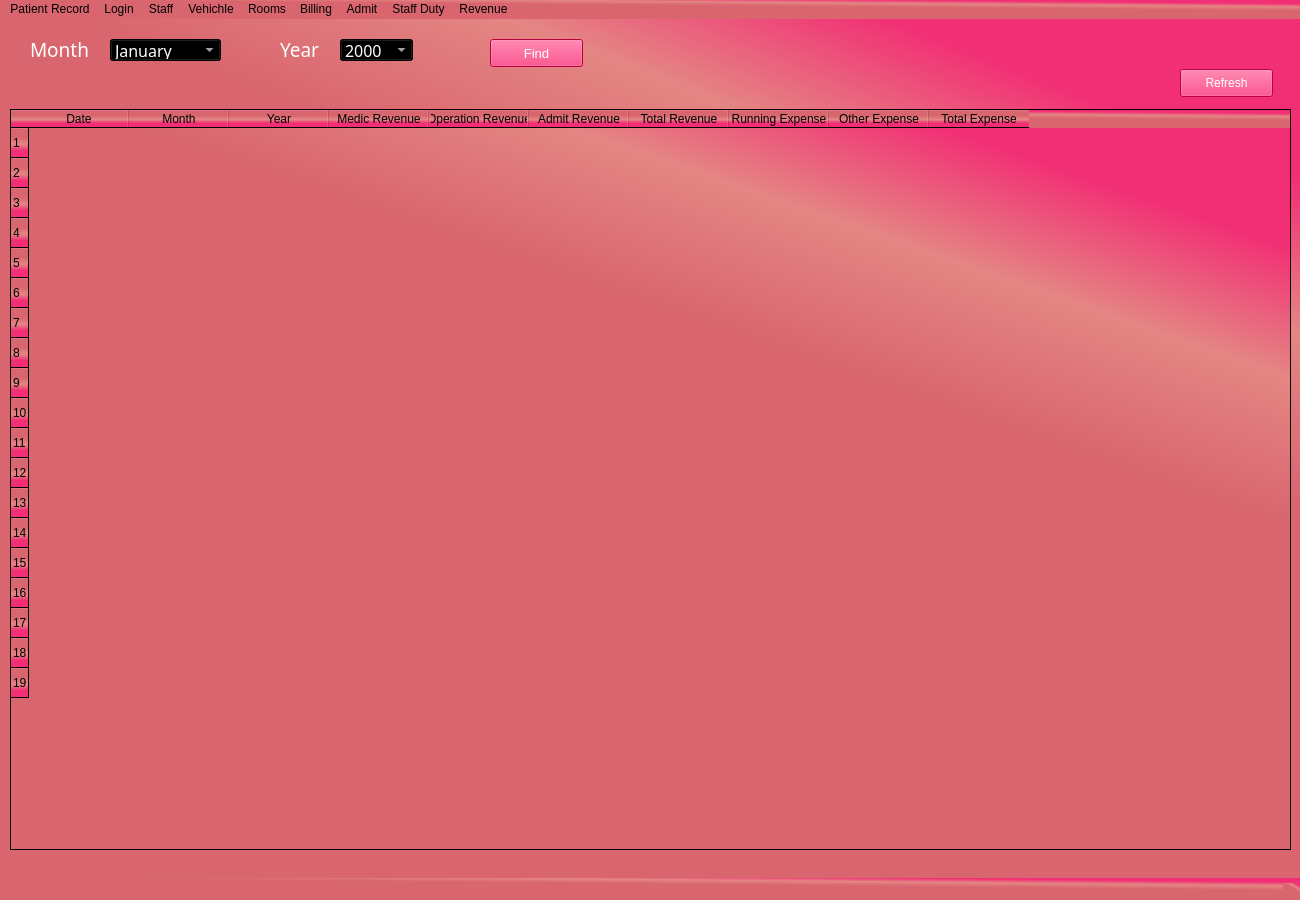
<?xml version="1.0" encoding="UTF-8"?>
<ui version="4.0">
 <class>MainWindow</class>
 <widget class="QMainWindow" name="MainWindow">
  <property name="geometry">
   <rect>
    <x>0</x>
    <y>0</y>
    <width>1300</width>
    <height>900</height>
   </rect>
  </property>
  <property name="windowTitle">
   <string>MainWindow</string>
  </property>
  <property name="styleSheet">
   <string notr="true">background-color: rgba(255, 255, 255, 0);background-color: rgb(159, 0, 79);
background-color: qlineargradient(spread:pad, x1:0.632, y1:0.613, x2:1, y2:0, stop:0.328358 rgba(217, 102, 111, 255), stop:0.562189 rgba(228, 134, 131, 255), stop:0.776119 rgba(242, 46, 117, 255));</string>
  </property>
  <widget class="QWidget" name="MainWidget">
   <widget class="QLabel" name="MonthLabel">
    <property name="geometry">
     <rect>
      <x>30</x>
      <y>20</y>
      <width>71</width>
      <height>21</height>
     </rect>
    </property>
    <property name="font">
     <font>
      <family>Mongolian Baiti</family>
      <pointsize>14</pointsize>
      <weight>50</weight>
      <italic>false</italic>
      <bold>false</bold>
     </font>
    </property>
    <property name="styleSheet">
     <string notr="true">background-color: rgba(255, 255, 255, 0);font: 14pt &quot;Mongolian Baiti&quot;;
color: rgb(255, 255, 255);</string>
    </property>
    <property name="text">
     <string>Month</string>
    </property>
   </widget>
   <widget class="QComboBox" name="MonthCombo">
    <property name="geometry">
     <rect>
      <x>110</x>
      <y>20</y>
      <width>111</width>
      <height>22</height>
     </rect>
    </property>
    <property name="font">
     <font>
      <family>Mongolian Baiti</family>
      <pointsize>12</pointsize>
      <weight>50</weight>
      <italic>false</italic>
      <bold>false</bold>
     </font>
    </property>
    <property name="styleSheet">
     <string notr="true">font: 12pt &quot;Mongolian Baiti&quot;;
color: rgb(255, 255, 255);
selection-background-color: rgb(255, 6, 93);</string>
    </property>
    <item>
     <property name="text">
      <string>January</string>
     </property>
    </item>
    <item>
     <property name="text">
      <string>February</string>
     </property>
    </item>
    <item>
     <property name="text">
      <string>March</string>
     </property>
    </item>
    <item>
     <property name="text">
      <string>April</string>
     </property>
    </item>
    <item>
     <property name="text">
      <string>May</string>
     </property>
    </item>
    <item>
     <property name="text">
      <string>June</string>
     </property>
    </item>
    <item>
     <property name="text">
      <string>July</string>
     </property>
    </item>
    <item>
     <property name="text">
      <string>August</string>
     </property>
    </item>
    <item>
     <property name="text">
      <string>September</string>
     </property>
    </item>
    <item>
     <property name="text">
      <string>October</string>
     </property>
    </item>
    <item>
     <property name="text">
      <string>November</string>
     </property>
    </item>
    <item>
     <property name="text">
      <string>December</string>
     </property>
    </item>
   </widget>
   <widget class="QLabel" name="YearLabel">
    <property name="geometry">
     <rect>
      <x>280</x>
      <y>20</y>
      <width>55</width>
      <height>21</height>
     </rect>
    </property>
    <property name="font">
     <font>
      <family>Mongolian Baiti</family>
      <pointsize>14</pointsize>
      <weight>50</weight>
      <italic>false</italic>
      <bold>false</bold>
     </font>
    </property>
    <property name="styleSheet">
     <string notr="true">background-color: rgba(255, 255, 255, 0);font: 14pt &quot;Mongolian Baiti&quot;;
color: rgb(255, 255, 255);</string>
    </property>
    <property name="text">
     <string>Year</string>
    </property>
   </widget>
   <widget class="QComboBox" name="YearCombo">
    <property name="geometry">
     <rect>
      <x>340</x>
      <y>20</y>
      <width>73</width>
      <height>22</height>
     </rect>
    </property>
    <property name="font">
     <font>
      <family>Mongolian Baiti</family>
      <pointsize>12</pointsize>
      <weight>50</weight>
      <italic>false</italic>
      <bold>false</bold>
     </font>
    </property>
    <property name="styleSheet">
     <string notr="true">font: 12pt &quot;Mongolian Baiti&quot;;
color: rgb(255, 255, 255);
selection-background-color: rgb(255, 6, 93);</string>
    </property>
    <item>
     <property name="text">
      <string>2000</string>
     </property>
    </item>
    <item>
     <property name="text">
      <string>2001</string>
     </property>
    </item>
    <item>
     <property name="text">
      <string>2002</string>
     </property>
    </item>
    <item>
     <property name="text">
      <string>2003</string>
     </property>
    </item>
    <item>
     <property name="text">
      <string>2004</string>
     </property>
    </item>
    <item>
     <property name="text">
      <string>2005</string>
     </property>
    </item>
    <item>
     <property name="text">
      <string>2006</string>
     </property>
    </item>
    <item>
     <property name="text">
      <string>2007</string>
     </property>
    </item>
    <item>
     <property name="text">
      <string>2008</string>
     </property>
    </item>
    <item>
     <property name="text">
      <string>2009</string>
     </property>
    </item>
    <item>
     <property name="text">
      <string>2010</string>
     </property>
    </item>
    <item>
     <property name="text">
      <string>2011</string>
     </property>
    </item>
    <item>
     <property name="text">
      <string>2012</string>
     </property>
    </item>
    <item>
     <property name="text">
      <string>2013</string>
     </property>
    </item>
    <item>
     <property name="text">
      <string>2014</string>
     </property>
    </item>
    <item>
     <property name="text">
      <string>2015</string>
     </property>
    </item>
    <item>
     <property name="text">
      <string>2016</string>
     </property>
    </item>
    <item>
     <property name="text">
      <string>2017</string>
     </property>
    </item>
    <item>
     <property name="text">
      <string>2018</string>
     </property>
    </item>
    <item>
     <property name="text">
      <string>2019</string>
     </property>
    </item>
    <item>
     <property name="text">
      <string>2020</string>
     </property>
    </item>
    <item>
     <property name="text">
      <string>2021</string>
     </property>
    </item>
   </widget>
   <widget class="QPushButton" name="FindBtn">
    <property name="geometry">
     <rect>
      <x>490</x>
      <y>20</y>
      <width>93</width>
      <height>28</height>
     </rect>
    </property>
    <property name="font">
     <font>
      <pointsize>10</pointsize>
     </font>
    </property>
    <property name="styleSheet">
     <string notr="true">color: rgb(255, 255, 255);
background-color: rgb(255, 6, 93);</string>
    </property>
    <property name="text">
     <string>Find</string>
    </property>
   </widget>
   <widget class="QPushButton" name="RefBtn">
    <property name="geometry">
     <rect>
      <x>1180</x>
      <y>50</y>
      <width>93</width>
      <height>28</height>
     </rect>
    </property>
    <property name="styleSheet">
     <string notr="true">color: rgb(255, 255, 255);
background-color: rgb(255, 6, 93);</string>
    </property>
    <property name="text">
     <string>Refresh</string>
    </property>
   </widget>
   <widget class="QTableWidget" name="tableWidget">
    <property name="geometry">
     <rect>
      <x>10</x>
      <y>90</y>
      <width>1281</width>
      <height>741</height>
     </rect>
    </property>
    <property name="font">
     <font>
      <family>Mongolian Baiti</family>
      <pointsize>10</pointsize>
      <weight>50</weight>
      <italic>false</italic>
      <bold>false</bold>
     </font>
    </property>
    <property name="styleSheet">
     <string notr="true">font: 10pt &quot;Mongolian Baiti&quot;;</string>
    </property>
    <property name="showGrid">
     <bool>false</bool>
    </property>
    <property name="gridStyle">
     <enum>Qt::DashDotDotLine</enum>
    </property>
    <property name="sortingEnabled">
     <bool>true</bool>
    </property>
    <row>
     <property name="text">
      <string>1</string>
     </property>
    </row>
    <row>
     <property name="text">
      <string>2</string>
     </property>
    </row>
    <row>
     <property name="text">
      <string>3</string>
     </property>
    </row>
    <row>
     <property name="text">
      <string>4</string>
     </property>
    </row>
    <row>
     <property name="text">
      <string>5</string>
     </property>
    </row>
    <row>
     <property name="text">
      <string>6</string>
     </property>
    </row>
    <row>
     <property name="text">
      <string>7</string>
     </property>
    </row>
    <row>
     <property name="text">
      <string>8</string>
     </property>
    </row>
    <row>
     <property name="text">
      <string>9</string>
     </property>
    </row>
    <row>
     <property name="text">
      <string>10</string>
     </property>
    </row>
    <row>
     <property name="text">
      <string>11</string>
     </property>
    </row>
    <row>
     <property name="text">
      <string>12</string>
     </property>
    </row>
    <row>
     <property name="text">
      <string>13</string>
     </property>
    </row>
    <row>
     <property name="text">
      <string>14</string>
     </property>
    </row>
    <row>
     <property name="text">
      <string>15</string>
     </property>
    </row>
    <row>
     <property name="text">
      <string>16</string>
     </property>
    </row>
    <row>
     <property name="text">
      <string>17</string>
     </property>
    </row>
    <row>
     <property name="text">
      <string>18</string>
     </property>
    </row>
    <row>
     <property name="text">
      <string>19</string>
     </property>
    </row>
    <column>
     <property name="text">
      <string>Date</string>
     </property>
    </column>
    <column>
     <property name="text">
      <string>Month</string>
     </property>
    </column>
    <column>
     <property name="text">
      <string>Year</string>
     </property>
    </column>
    <column>
     <property name="text">
      <string>Medic Revenue</string>
     </property>
    </column>
    <column>
     <property name="text">
      <string>Operation Revenue</string>
     </property>
    </column>
    <column>
     <property name="text">
      <string>Admit Revenue</string>
     </property>
    </column>
    <column>
     <property name="text">
      <string>Total Revenue</string>
     </property>
    </column>
    <column>
     <property name="text">
      <string>Running Expense</string>
     </property>
    </column>
    <column>
     <property name="text">
      <string>Other Expense</string>
     </property>
    </column>
    <column>
     <property name="text">
      <string>Total Expense</string>
     </property>
    </column>
   </widget>
  </widget>
  <widget class="QMenuBar" name="menubar">
   <property name="geometry">
    <rect>
     <x>0</x>
     <y>0</y>
     <width>1300</width>
     <height>26</height>
    </rect>
   </property>
   <widget class="QMenu" name="PRecordMenu">
    <property name="title">
     <string>Patient Record</string>
    </property>
   </widget>
   <widget class="QMenu" name="LoginMenu">
    <property name="title">
     <string>Login</string>
    </property>
   </widget>
   <widget class="QMenu" name="StaffMenu">
    <property name="title">
     <string>Staff</string>
    </property>
   </widget>
   <widget class="QMenu" name="VehichleMenu">
    <property name="title">
     <string>Vehichle</string>
    </property>
   </widget>
   <widget class="QMenu" name="RoomsMenu">
    <property name="title">
     <string>Rooms</string>
    </property>
   </widget>
   <widget class="QMenu" name="BillingMenu">
    <property name="title">
     <string>Billing</string>
    </property>
   </widget>
   <widget class="QMenu" name="StaffDutyMenu">
    <property name="title">
     <string>Staff Duty</string>
    </property>
   </widget>
   <widget class="QMenu" name="RevenueMenu">
    <property name="title">
     <string>Revenue</string>
    </property>
   </widget>
   <widget class="QMenu" name="AdmitMenu">
    <property name="title">
     <string>Admit</string>
    </property>
   </widget>
   <addaction name="PRecordMenu"/>
   <addaction name="LoginMenu"/>
   <addaction name="StaffMenu"/>
   <addaction name="VehichleMenu"/>
   <addaction name="RoomsMenu"/>
   <addaction name="BillingMenu"/>
   <addaction name="AdmitMenu"/>
   <addaction name="StaffDutyMenu"/>
   <addaction name="RevenueMenu"/>
  </widget>
  <widget class="QStatusBar" name="statusbar"/>
 </widget>
 <resources/>
 <connections/>
</ui>
